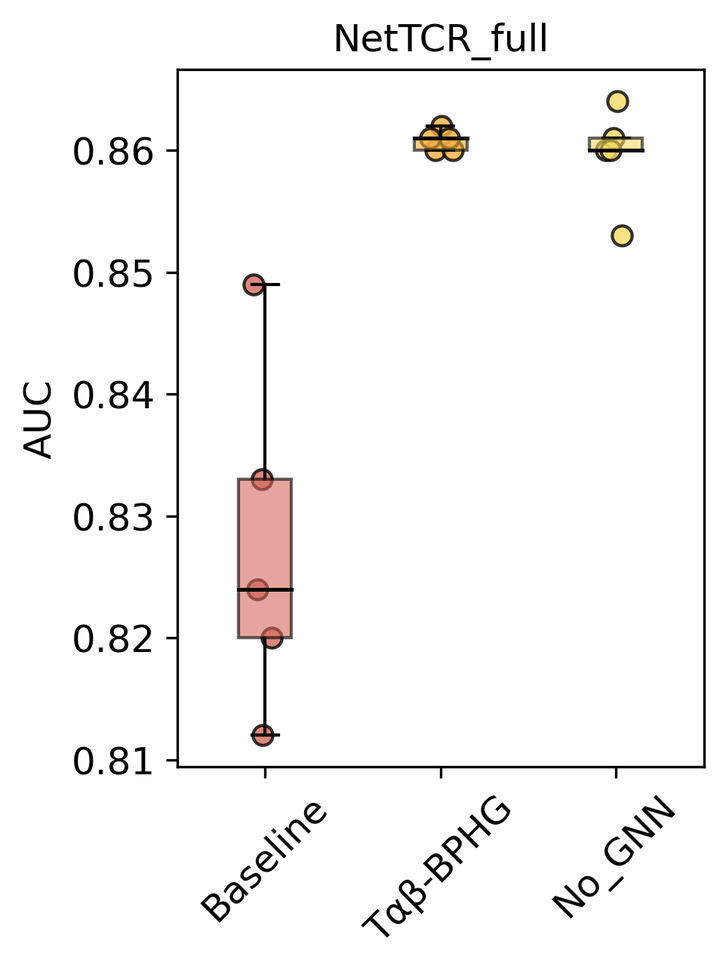
#> input picture picture_code/picture/Xiaorongnetfull_auc_boxplot.png, 726 x 972 px, shrunk from 962 x 1288 before the run, found by its file name
$ python combinexiaorong.py
#> lines starting #> are read from the running program, lines starting #| are printed output that depends on the picture
from PIL import Image
import matplotlib.pyplot as plt

# 定义图片路径
file_paths = [
    r'D:\xy\HeteroTCR-main\5folds_visual\picture\Xiaorongnetfull_auc_boxplot.png',
    r'D:\xy\HeteroTCR-main\5folds_visual\picture\Xiaorongnetbal_auc_boxplot.png',
    r'D:\xy\HeteroTCR-main\5folds_visual\picture\XiaorongnetStrict_auc_boxplot.png',
    r'D:\xy\HeteroTCR-main\5folds_visual\picture\Xiaorongnetfull_auprc_boxplot.png',
    r'D:\xy\HeteroTCR-main\5folds_visual\picture\Xiaorongnetbal_auprc_boxplot.png',
    r'D:\xy\HeteroTCR-main\5folds_visual\picture\XiaorongnetStrict_auprc_boxplot.png'
]

# 打开图片并获取尺寸
images = [Image.open(fp) for fp in file_paths]
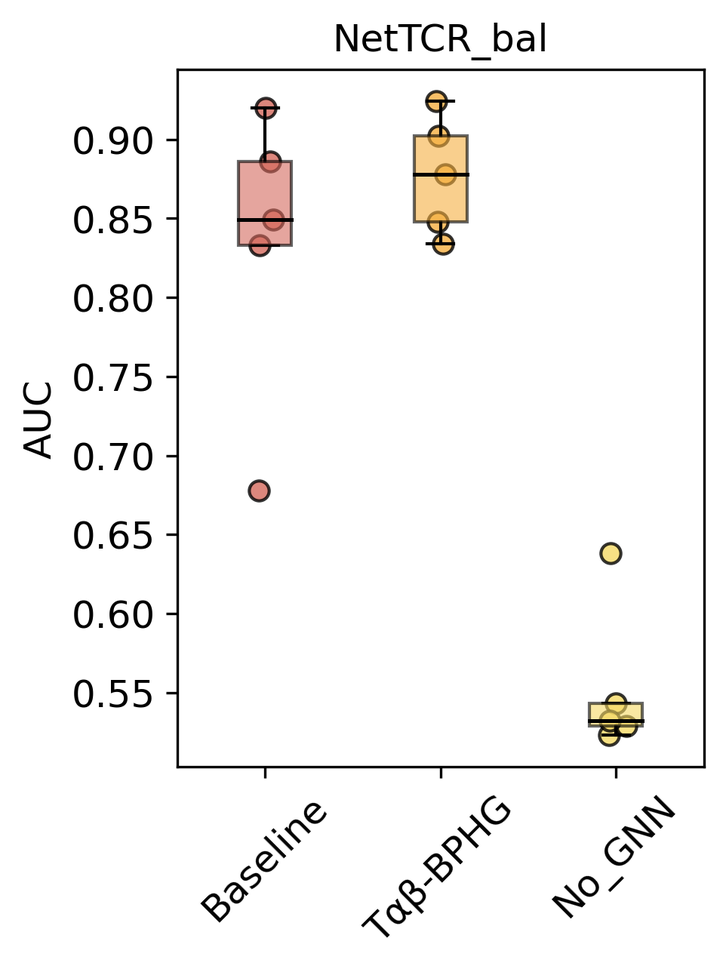
#> input picture picture_code/picture/Xiaorongnetbal_auc_boxplot.png, 726 x 972 px, shrunk from 962 x 1288 before the run, found by its file name
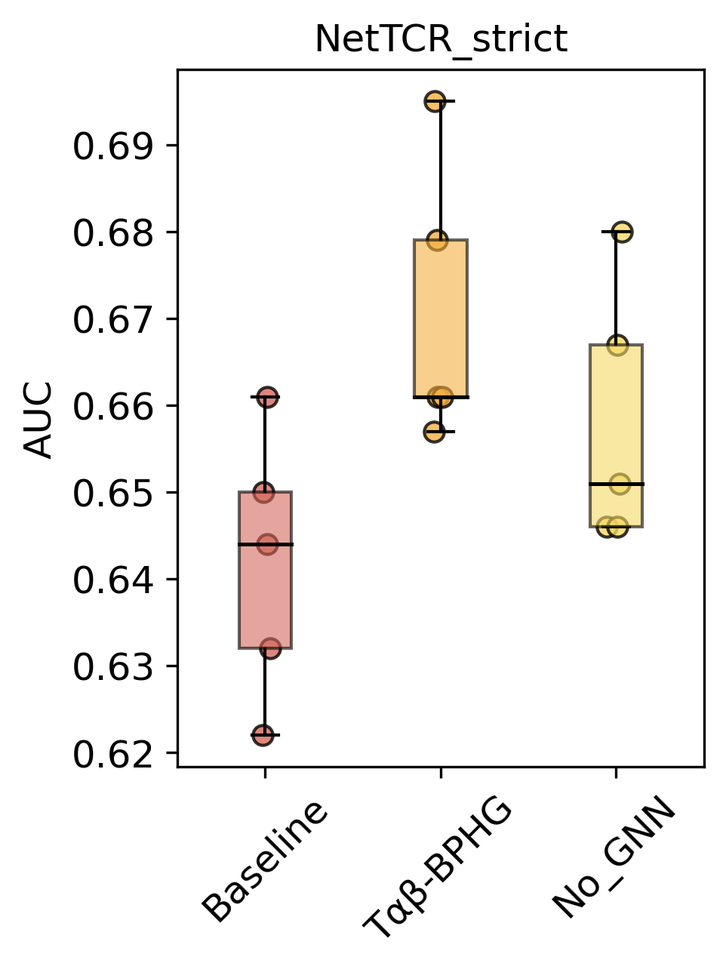
#> input picture picture_code/picture/XiaorongnetStrict_auc_boxplot.png, 726 x 972 px, shrunk from 962 x 1288 before the run, found by its file name
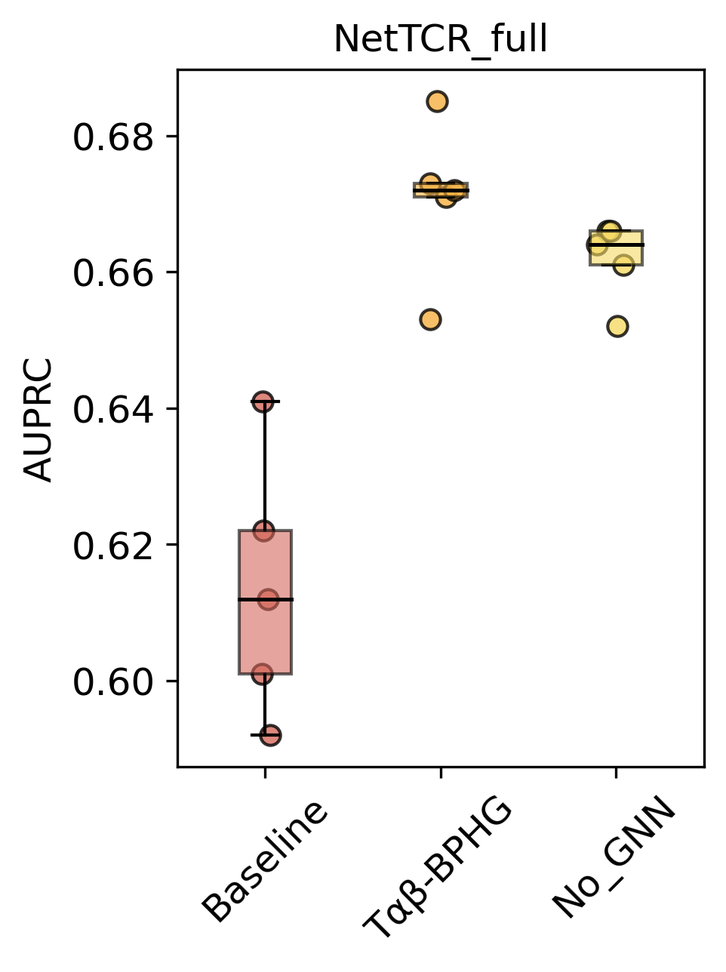
#> input picture picture_code/picture/Xiaorongnetfull_auprc_boxplot.png, 726 x 972 px, shrunk from 962 x 1288 before the run, found by its file name
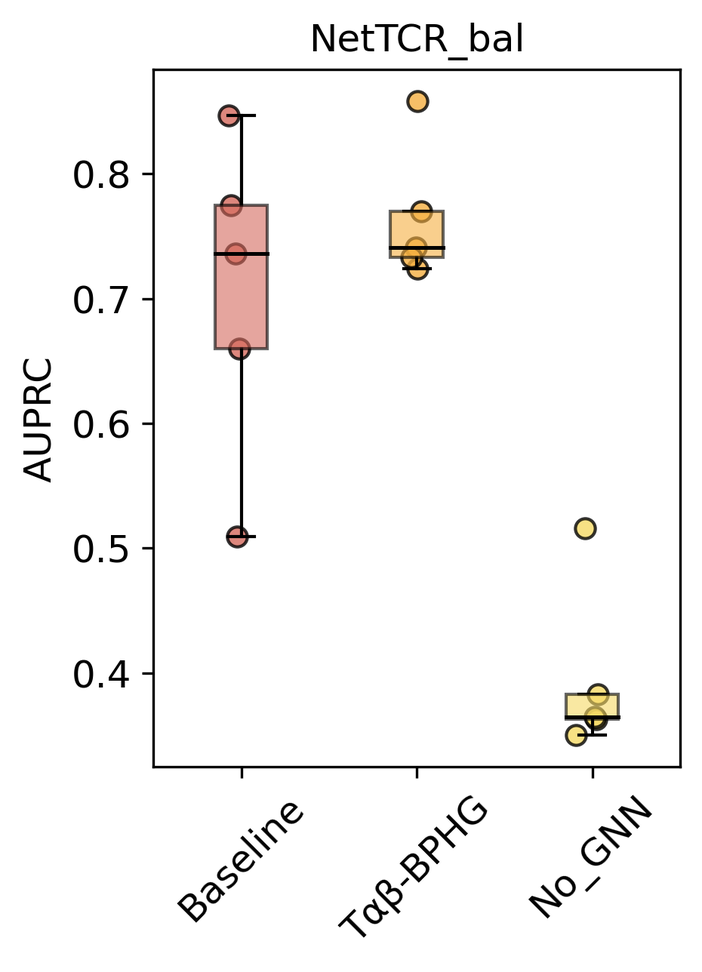
#> input picture picture_code/picture/Xiaorongnetbal_auprc_boxplot.png, 702 x 972 px, shrunk from 930 x 1288 before the run, found by its file name
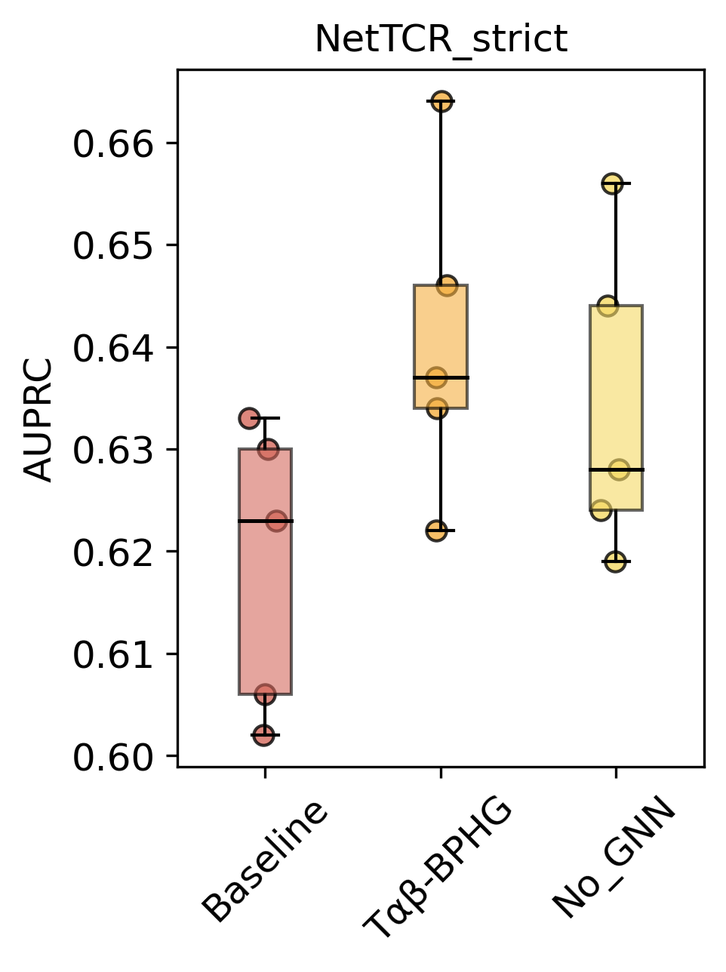
#> input picture picture_code/picture/XiaorongnetStrict_auprc_boxplot.png, 726 x 972 px, shrunk from 962 x 1288 before the run, found by its file name
#> images = 6 items
widths, heights = zip(*(img.size for img in images))
#> widths = (726, 726, 726, 726, 702, 726); heights = (972, 972, 972, 972, 972, 972)

# 计算合成图片的宽度和高度
# 第一行：前三个图片拼接
row1_width = sum(widths[:3])
#> row1_width = 2178
# 第二行：后三个图片拼接
row2_width = sum(widths[3:])
#> row2_width = 2154

# 取每行的最大高度
row1_height = max(heights[:3])
#> row1_height = 972
row2_height = max(heights[3:])
#> row2_height = 972

# 总高度为两行的高度之和
total_height = row1_height + row2_height
#> total_height = 1944

# 创建新的空白图片
combined_image = Image.new('RGB', (max(row1_width, row2_width), total_height), (255, 255, 255))
#> combined_image: PIL image 2178x1944 RGB; every value is 255

# 粘贴第一行的三个图片
x_offset = 0
for img in images[:3]:
    combined_image.paste(img, (x_offset, 0))
    x_offset += img.width
#> this loop made 3 passes
#> x_offset on passes 1 to 3: 726, 1452, 2178
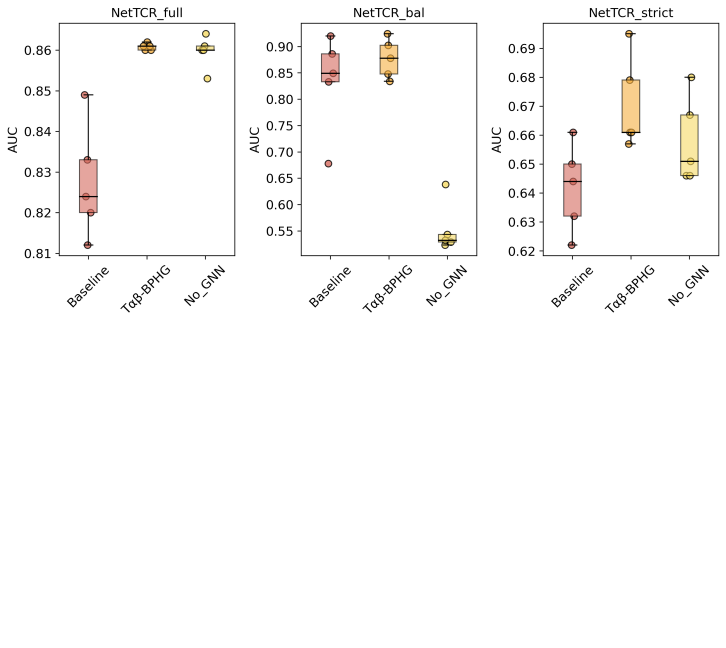
#> combined_image: PIL image 2178x1944 RGB (shown at 1/3 size); mean R, G, B 250.6, 250.1, 249.6
#> after the loop, x_offset = 2178

# 粘贴第二行的三个图片
x_offset = 0  # 第二行从最左边开始
y_offset = row1_height
#> y_offset = 972
for img in images[3:]:
    combined_image.paste(img, (x_offset, y_offset))
    x_offset += img.width  # 更新x偏移
#> this loop made 3 passes
#> x_offset on passes 1 to 3: 726, 1428, 2154
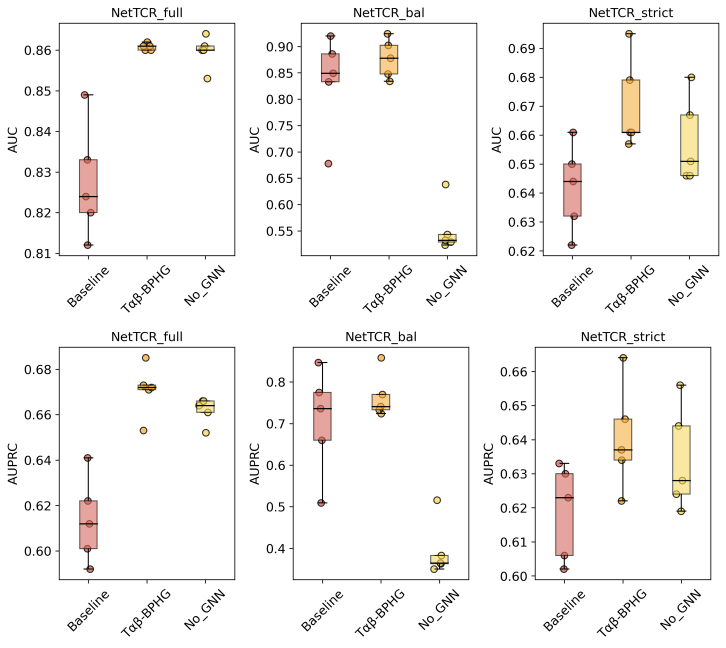
#> combined_image: PIL image 2178x1944 RGB (shown at 1/3 size); mean R, G, B 246.4, 245.2, 244.3
#> after the loop, x_offset = 2154

# 保存合并后的图片，并设置分辨率为 300 dpi
output_path = r'D:\xy\HeteroTCR-main\5folds_visual\picture\combinexiaorong.png'
combined_image.save(output_path, format='PNG', dpi=(300, 300))  # 指定 300 dpi
print(f'合并后的图片已保存至: {output_path}')

# 显示合成图片（可视化）
combined_image.show()  # 打开系统图片查看器显示图片

# 使用 matplotlib 进行可视化
plt.figure(figsize=(12, 10))
plt.imshow(combined_image)
plt.axis('off')  # 隐藏坐标轴
plt.show()
